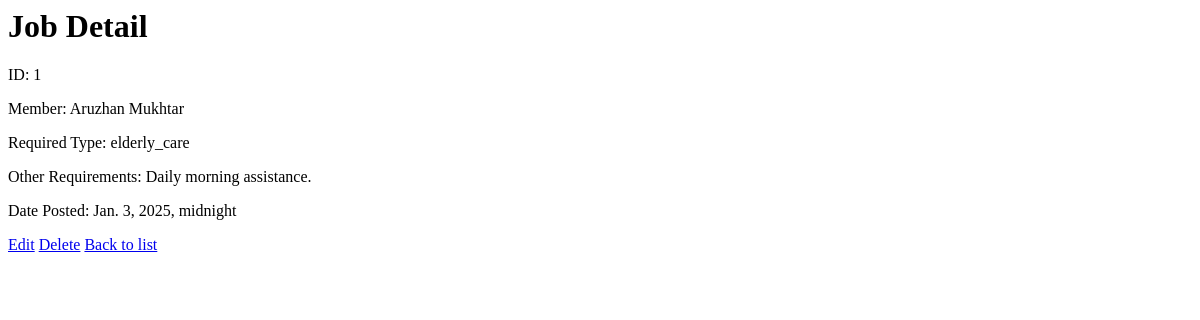
The app's page /jobs/1/, older data.
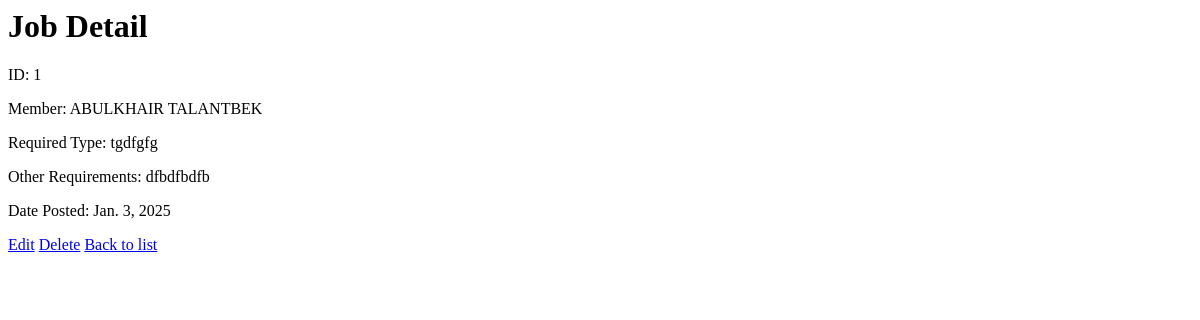
The same page, newer data.
### app/models.py (models this page shows)
class Job(models.Model):
    job_id = models.BigAutoField(primary_key=True)
    member_user = models.ForeignKey('Member', models.CASCADE)
    required_caregiving_type = models.CharField(max_length=100)
    other_requirements = models.TextField(blank=True, null=True)
    date_posted = models.DateField()
    class Meta:
        db_table = 'JOB'

class Member(models.Model):
    member_user = models.OneToOneField('User', models.CASCADE, primary_key=True)
    house_rules = models.TextField(blank=True, null=True)
    dependent_description = models.TextField(blank=True, null=True)
    class Meta:
        db_table = 'MEMBER'

class User(models.Model):
    user_id = models.BigAutoField(primary_key=True)
    email = models.CharField(unique=True, max_length=255)
    given_name = models.CharField(max_length=100)
    surname = models.CharField(max_length=100)
    city = models.CharField(max_length=100, blank=True, null=True)
    phone_number = models.CharField(max_length=30, blank=True, null=True)
    profile_description = models.TextField(blank=True, null=True)
    password = models.CharField(max_length=255)
    class Meta:
        db_table = 'USER'

### app/views.py (the view)
# urls.py: path('jobs/<int:pk>/', views.JobDetailView.as_view(), name='job_detail'),
class JobDetailView(DetailView):
    model = Job
    template_name = 'app/job_detail.html'

### app/templates/app/job_detail.html
<h1>Job Detail</h1>
<p>ID: {{ object.job_id }}</p>
<p>Member: {{ object.member_user.member_user.given_name }} {{ object.member_user.member_user.surname }}</p>
<p>Required Type: {{ object.required_caregiving_type }}</p>
<p>Other Requirements: {{ object.other_requirements }}</p>
<p>Date Posted: {{ object.date_posted }}</p>
<a href="{% url 'job_edit' object.pk %}">Edit</a>
<a href="{% url 'job_delete' object.pk %}">Delete</a>
<a href="{% url 'job_list' %}">Back to list</a>

Row changes from the older to the newer data that the page shows:
changed Job: member_user.member_user.given_name "Aruzhan" → "ABULKHAIR"; member_user.member_user.surname "Mukhtar" → "TALANTBEK"; required_caregiving_type "elderly_care" → "tgdfgfg"; other_requirements "Daily morning assistance." → "dfbdfbdfb"; date_posted "Jan. 3, 2025, midnight" → "Jan. 3, 2025"
